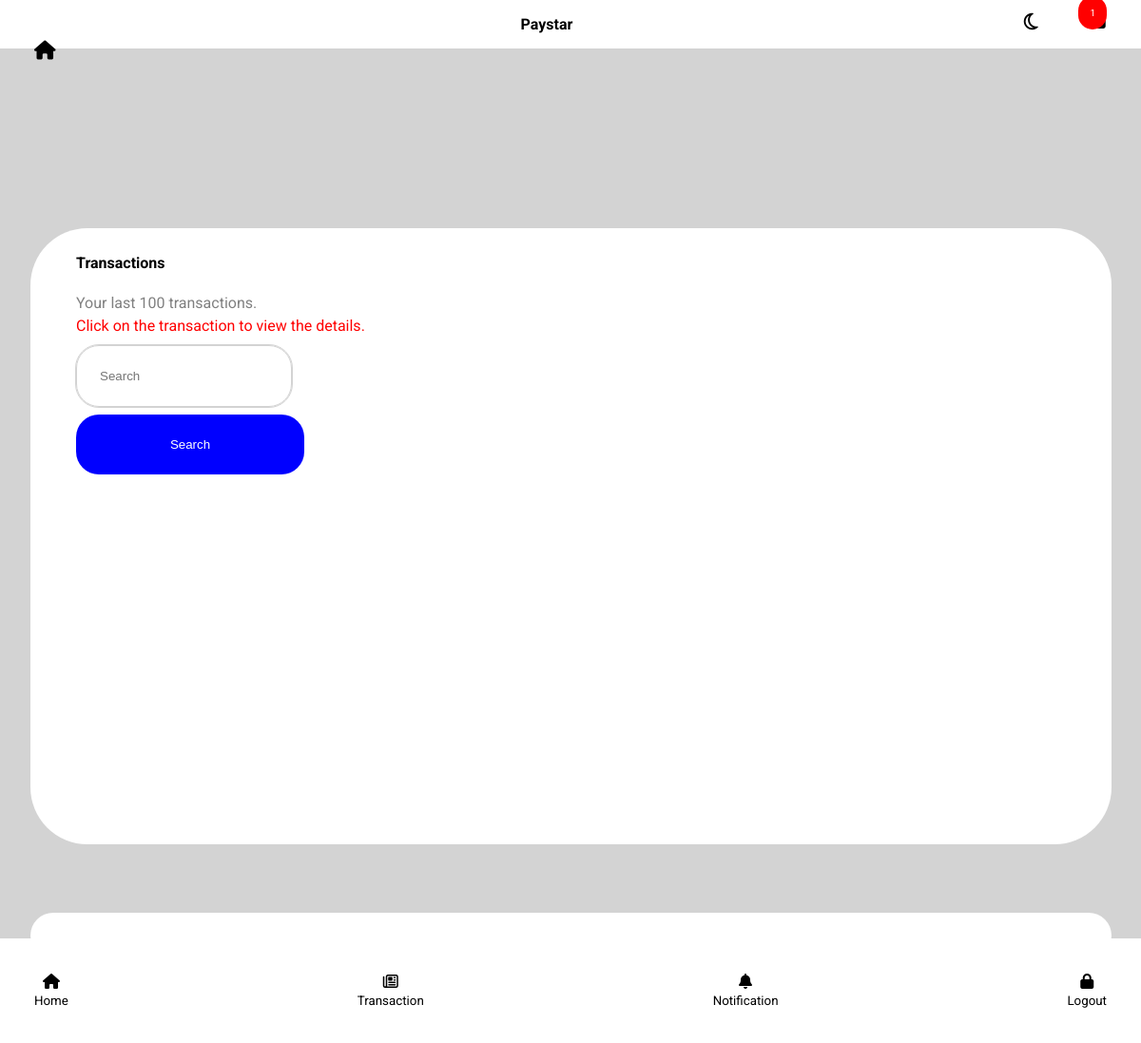
Before: /history (signed in) with the older database file.
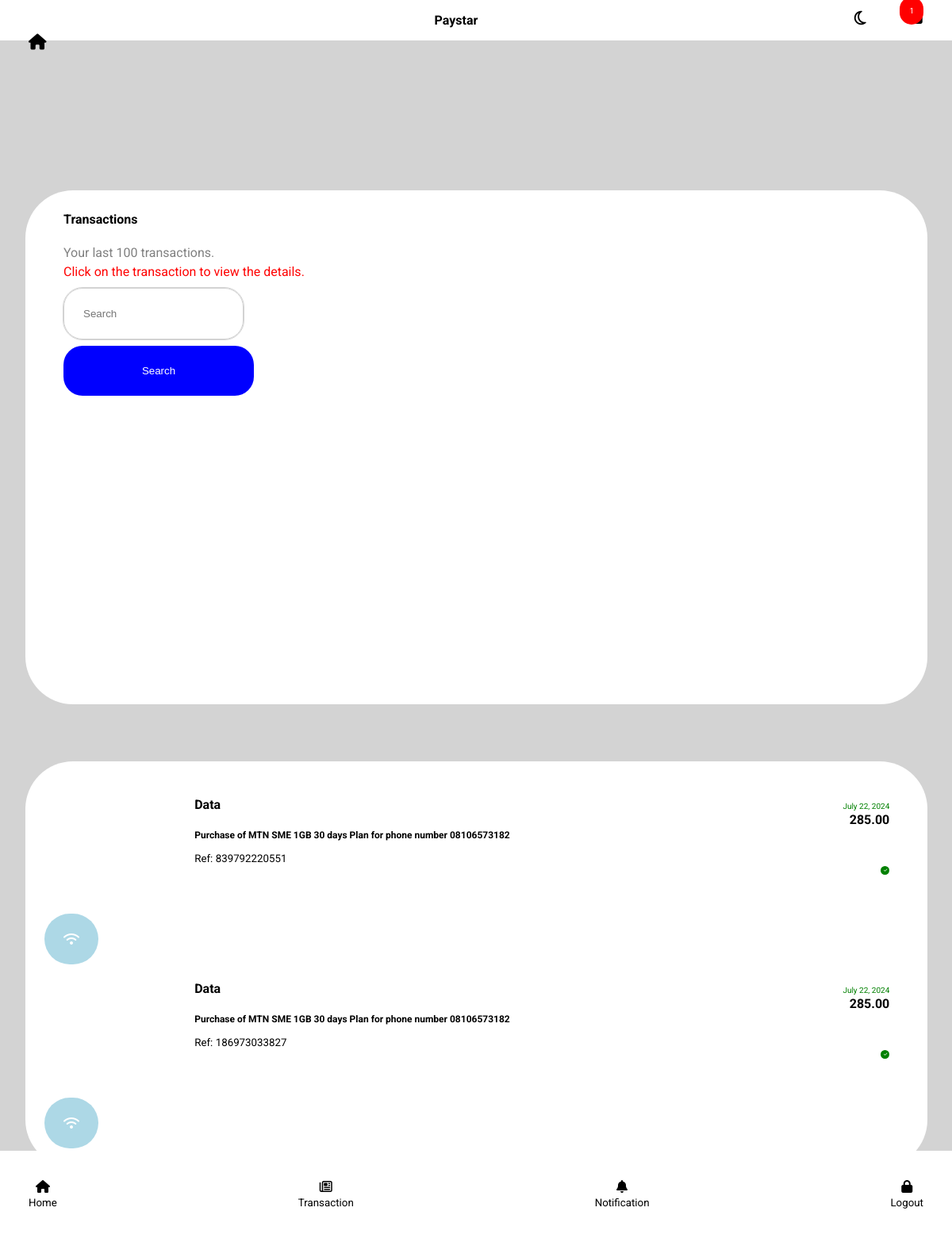
After: the same page with the newer database file.
### myapp/models.py (models this page shows, shortened)
class Development(models.Model):
  user = models.ForeignKey(User, on_delete=models.CASCADE)
  balance = models.ForeignKey(Balance, on_delete=models.CASCADE)
  charge = models.DecimalField(max_digits=10, decimal_places=2)
  service = models.CharField(max_length=255)
  amount = models.DecimalField(max_digits=10, decimal_places=2)
  phone = models.CharField(max_length=255)
  data_amount = models.CharField(max_length=255)
  transaction_id = models.CharField(max_length=2000)
  date = models.DateField(auto_now_add=True)
  status = models.BooleanField(default=False)

### myapp/views.py (the view)
# urls.py: path("history", views.transaction_history),
def transaction_history(request):
  is_night = None
  try:
    nightmode = UserProfiles.objects.get(user=request.user)
    is_night = nightmode.night_mode
  except Exception:
    is_night = False
  dev = Development.objects.filter(user=request.user)
  return render(request, 'transaction.html', {"nightmode":is_night, "dev": dev})

### myapp/templates/transaction.html (shortened to what this page needs)
{% extends "extenders.html" %}
 {% load static %}
 {% block toggle %}
    {% if nightmode %}
    <link href={% static "css/nightmode/transaction.css" %} rel="stylesheet">
    {% else %}
      <link href={% static "css/transaction.css" %} rel="stylesheet">
    {% endif %}
 {% endblock %}
{% block content %}
  <div class="parent-container">
    <div class="custom-search">
      <h4>Transactions</h4>
      <p class="to-grey">Your last 100 transactions.</p>
      <p class="to-red">Click on the transaction to view the details.</p>
      <form method="post">
        <input type="text" name="search" placeholder="Search" class="search"/> <br /> <br />
        <input class="submit" type="submit" value="Search" />
      </form>
    </div>
    <div class="search-result">
      {% for data in dev %}
         <a href="/myreciept/{{data.id}}" class="detail jst-content">
        <div class="for-wifi"><i class="fa fa-wifi"></i></div>
        <div class="data-wifi">
          <h4>Data</h4>
          <p class="data-desc">Purchase of {{data.data_amount}} 30 days Plan for phone number {{data.phone}}</p>
          <small>Ref: {{data.transaction_id}}</small>
        </div>
        <div class="data-amt">
          <br />
          <h4>{{data.charge}}</h4>
          <small> {{ data.date }} </small><br />
          <i id="status" class="fa fa-check"></i>
        </div>
      </a>
      {% endfor %}
    </div>
  </div>
  <br /><br /><br />
{% endblock %}

### myapp/templates/extenders.html (shortened to what this page needs)
<!Doctype html>
<html lang="en">
  <head>
    {% load static %}
    {% if nightmode %}
      <link rel="stylesheet" href={% static "css/nightmode/home.css" %} />
    {% else %}
      <link rel="stylesheet" href={% static "css/home.css" %} />
    {% endif %}
    <link rel="stylesheet" href="https://cdnjs.cloudflare.com/ajax/libs/font-awesome/4.7.0/css/font-awesome.min.css">
     {% block toggle %} {% endblock %}
  </head>
  <body>
    <div style="z-index:999999999" class="header">
      <i class="fa fa-home"></i>
      <p style="z-index:9999999"><strong class="mt-3">Paystar</strong></p>
      <div style="z-index:999999999" class="outter-head">
        <i id="darkmode" class="px fa fa-moon-o"></i>
        <span class="small-modal">1</span>
      </div>
    </div>
    <div class="container-fluid">
      {% block content %} {% endblock %}
    </div>
    <div class="down-fixed">
      <div id="click1">
        <i class="fa fa-home"></i><br />
        <small>Home</small>
      </div>
      <div id="click2">
        <i class="fa fa-newspaper-o"></i><br />
        <small>Transaction</small>
      </div>
      <div id="click3">
        <i class="fa fa-bell"></i><br />
        <small>Notification</small>
      </div>
      <div id="click4">
        <i class="fa fa-lock"></i><br/>
        <small>Logout</small>
      </div>
    </div>
  </body>
</html>

### myapp/static/css/home.css (style rules this page uses)
body { background-color: lightgrey; font-family: 'Roboto', sans-serif; }
.header { z-index: 9999999999; position: fixed; top: 0; display: flex; justify-content: space-between; background-color: white; width: 100%; left:0; }
.header > * { z-index:9999999999; }
.header > i { font-size: 20px; position: relative; top: 3.6vw; left: 3%; z-index: 999999999; }
.outter-head > .px { position: relative; left: -70%; }
.outter-head > i { font-size: 20px; position: relative; left: -5%; top: 25%; }
.down-fixed { position: fixed; bottom: 0; background-color: white; display: flex; justify-content: space-between; width: 100%; left: 0; text-align: center; }
.down-fixed > div { text-align: center; }
.down-fixed > * { padding: 3vw; }
.container-fluid { margin-top: 20vw; }
.small-modal { background-color: red; color: white; padding: 1vw; border-radius: 2vw; position: relative; right: 3vw; font-size: 10px; }

### myapp/static/css/transaction.css (style rules this page uses)
.custom-search { background-color: white; width: 92%; border-radius: 5vw; padding: 2vw; height: 50vw; color: black; margin: 2vw; margin-top: 6vw; line-height: 0.5; }
.custom-search > h4 { position: relative; top: -1vw; }
.custom-search > * { position: relative; left: 2vw; }
.custom-search > .to-grey { color: grey; }
.custom-search > .to-red { color: red; }
form > * { padding: 2vw; border-radius: 2vw; }
form > .search { border: solid 0.5px lightgrey; outline: solid 0.5px lightgrey; }
form > .submit { background-color: blue; color: white; border: none; width: 20vw; }
.search-result { background-color: white; width: 92%; border-radius: 5vw; height: auto; padding: 2vw; color: black; margin: 2vw; margin-top: 6vw; }
.jst-content { display: flex; justify-content: space-between; text-decoration: none; color: black; }
.for-wifi > .fa-wifi { background-color: lightblue; color: white; padding:2vw; border-radius: 3vw; margin-top: 14vw; }
.data-desc { font-size: 12px; font-weight: bold; width: 60vw; color: black; }
.data-amt { text-align: right; position: relative; right: 2vw; }
.data-amt > small { color: green; font-size: 10px; position: relative; top: -5vw; }
#status { color: white; background-color: green; font-size: 5px; height: 5px; width: 5px; padding: 3px; border-radius: 50%; }

Changed rows visible on the page:
added Development: data_amount "MTN SME 1GB", phone "08106573182", transaction_id "839792220551", charge "285.00", date "July 22, 2024"
added Development: data_amount "MTN SME 1GB", phone "08106573182", transaction_id "186973033827", charge "285.00", date "July 22, 2024"
